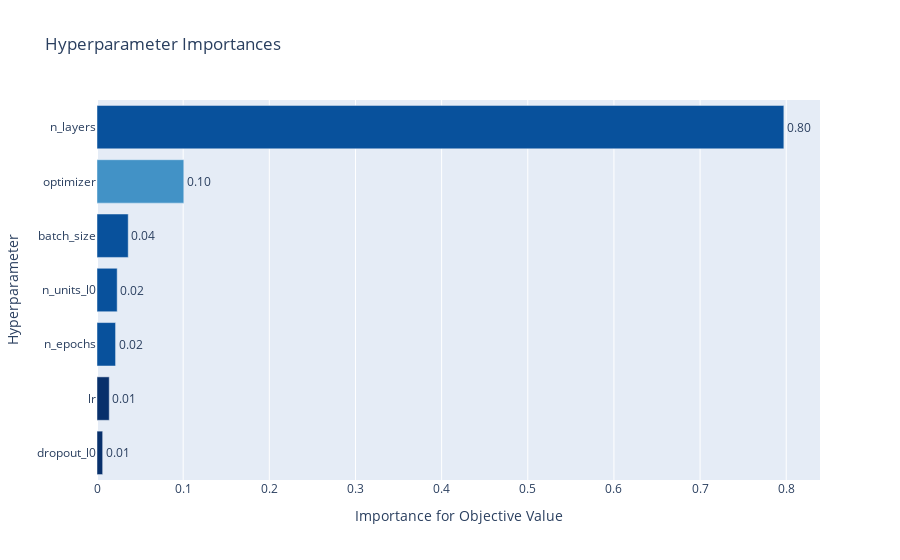

Notebook code for this chart:
### Code cell
optuna.visualization.plot_param_importances(study)

### Figure 1 — Plotly figure (JSON) as saved in the notebook; plotly's stock layout.template omitted (floating-point values rounded to 4 significant figures)
{"data": [{"cliponaxis": false, "hovertemplate": ["dropout_l0 (UniformDistribution): 0.006578774117503733<extra></extra>", "lr (LogUniformDistribution): 0.01421272884146478<extra></extra>", "n_epochs (IntUniformDistribution): 0.021551689242702964<extra></extra>", "n_units_l0 (IntUniformDistribution): 0.023426825752432427<extra></extra>", "batch_size (IntUniformDistribution): 0.036242173782868294<extra></extra>", "optimizer (CategoricalDistribution): 0.10076532238135992<extra></extra>", "n_layers (IntUniformDistribution): 0.797222485881668<extra></extra>"], "marker": {"color": ["rgb(8,48,107)", "rgb(8,48,107)", "rgb(8,81,156)", "rgb(8,81,156)", "rgb(8,81,156)", "rgb(66,146,198)", "rgb(8,81,156)"]}, "orientation": "h", "text": ["0.006578774117503733", "0.01421272884146478", "0.021551689242702964", "0.023426825752432427", "0.036242173782868294", "0.10076532238135992", "0.797222485881668"], "textposition": "outside", "texttemplate": "%{text:.2f}", "type": "bar", "x": [0.006579, 0.01421, 0.02155, 0.02343, 0.03624, 0.1008, 0.7972], "y": ["dropout_l0", "lr", "n_epochs", "n_units_l0", "batch_size", "optimizer", "n_layers"]}], "layout": {"showlegend": false, "title": {"text": "Hyperparameter Importances"}, "xaxis": {"title": {"text": "Importance for Objective Value"}}, "yaxis": {"title": {"text": "Hyperparameter"}}}}
